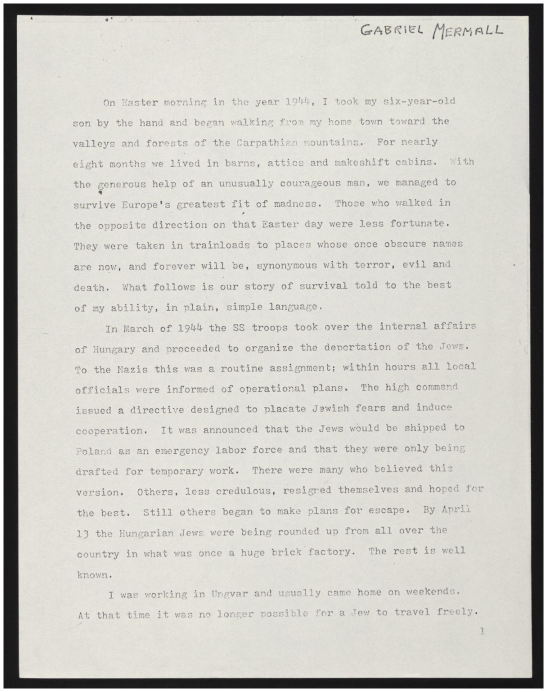
#> input picture OCR/descargar (1).jpg, 1094 x 1384 px, found by its file name (shown at 1/2 size)
$ jupyter execute OCR.ipynb
#> lines starting #> are read from the running program, lines starting #| are printed output that depends on the picture; after the words box and inside, x2 and y2 are one past the last pixel; in counts of white or black regions, pixels touching at a corner belong together
[cell 1]
from PIL import Image
im_file = "C:/Users/rdgzc/AppData/Local/Programs/Python/Python312/OCR/descargar (1).jpg"

im = Image.open(im_file)
#> im is the input picture: PIL image 1094x1384 RGB; mean R, G, B 205.9, 204.6, 198.5
im.show()

[cell 2]
import cv2
from matplotlib import pyplot as plt
image_file = "C:/Users/rdgzc/AppData/Local/Programs/Python/Python312/OCR/descargar (1).jpg"
img = cv2.imread(image_file)

[cell 3]
cv2.imshow('image', img)
cv2.waitKey(0)

[cell 4]
#https://stackoverflow.com/questions/28816046/
#displaying-different-images-with-actual-size-in-matplotlib-subplot
def display(image_file):
    dpi = 80
    im_data = plt.imread(image_file)

    height, width  = im_data.shape[:2]

    # What size does the figure need to be in inches to fit the image?
    figsize = width / float(dpi), height / float(dpi)

    # Create a figure of the right size with one axes that takes up the full figure
    fig = plt.figure(figsize=figsize)
    ax = fig.add_axes([0, 0, 1, 1])

    # Hide spines, ticks, etc.
    ax.axis('off')

    # Display the image.
    ax.imshow(im_data, cmap='gray')

    plt.show()

[cell 5]
inverted_image = cv2.bitwise_not(img)
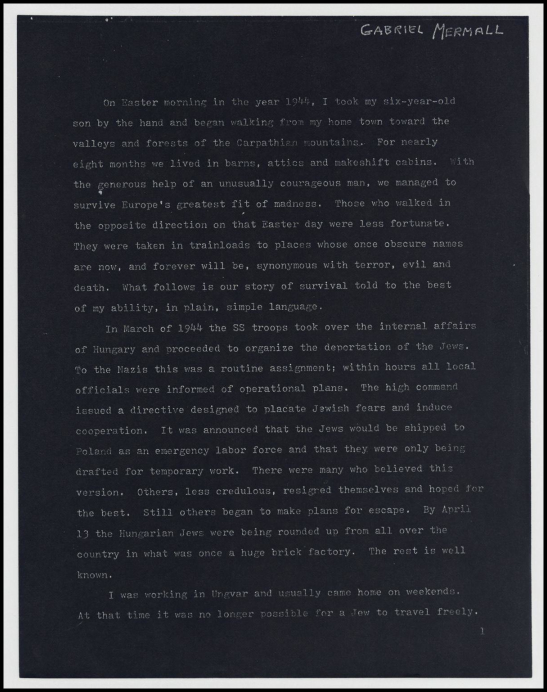
#> inverted_image: shape (1384, 1094, 3) (shown at 1/2 size); mean B, G, R 56.5, 50.4, 49.1
cv2.imwrite("C:/Users/rdgzc/AppData/Local/Programs/Python/Python312/OCR/temp/invertida.jpg", inverted_image)
#> Out = True

[cell 6]
def grayscale(image):
    return cv2.cvtColor(image, cv2.COLOR_BGR2GRAY)

[cell 7]
gray_image = grayscale(img)
cv2.imwrite("C:/Users/rdgzc/AppData/Local/Programs/Python/Python312/OCR/temp/gray.jpg", gray_image)
#> Out = True

[cell 8]
thresh, im_bw = cv2.threshold(gray_image, 210, 230, cv2.THRESH_BINARY)
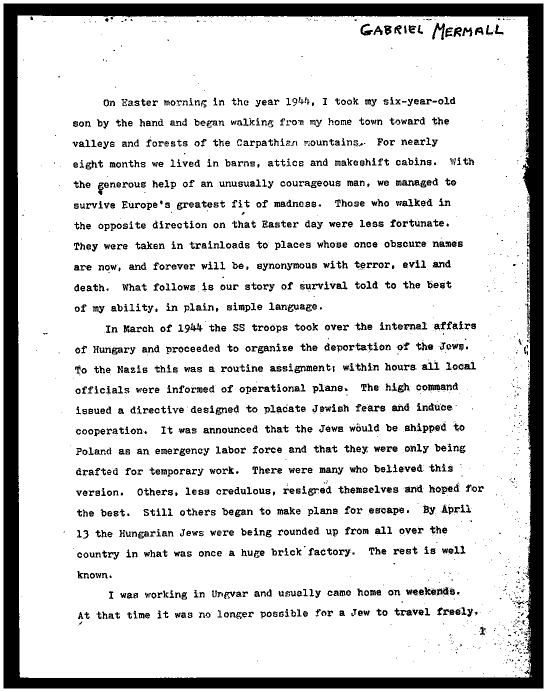
#> im_bw: shape (1384, 1094) (shown at 1/2 size); values 0 (black) and 230 (white), 84.9% white; 2395 black regions (1114 under 20 px), largest, box (x1, y1, x2, y2) and area: (7, 7, 1087, 1377) 129128, (864, 46, 890, 80) 335, (784, 807, 819, 824) 273
cv2.imwrite("C:/Users/rdgzc/AppData/Local/Programs/Python/Python312/OCR/temp/bw_im.jpg", im_bw)
#> Out = True

[cell 9]
def noise_removal(image):
    import numpy as np
    kernel = np.ones((1, 1), np.uint8)
    image = cv2.dilate(image, kernel, iterations=1)
    kernel = np.ones((1, 1), np.uint8)
    image = cv2.erode(image, kernel, iterations=1)
    image = cv2.morphologyEx(image, cv2.MORPH_CLOSE, kernel)
    image = cv2.medianBlur(image, 3)
    return (image)

[cell 10]
no_noise = noise_removal(im_bw)
#> in noise_removal, `image = cv2.medianBlur(image, 3)`: image: shape (1384, 1094); values 0 (black) and 230 (white), 85% white; 1394 black regions (180 under 20 px), largest, box (x1, y1, x2, y2) and area: (7, 7, 1087, 1377) 129279, (792, 360, 839, 372) 357, (639, 935, 687, 949) 356
cv2.imwrite("C:/Users/rdgzc/AppData/Local/Programs/Python/Python312/OCR/temp/no_noise.jpg", no_noise)
#> Out = True

[cell 11]
def thin_font(image):
    import numpy as np
    image = cv2.bitwise_not(image)
    kernel = np.ones((2,2),np.uint8)
    image = cv2.erode(image, kernel, iterations=1)
    image = cv2.bitwise_not(image)
    return (image)

[cell 12]
eroded_image = thin_font(no_noise)
#> in thin_font, `image = cv2.erode(image, kernel, iterations=1)`: image: shape (1384, 1094); values 25 (black) and 255 (white), 12% white; 1450 white regions (257 under 20 px), largest, box (x1, y1, x2, y2) and area: (8, 8, 1087, 1377) 123989, (857, 770, 892, 781) 266, (865, 47, 890, 80) 239
cv2.imwrite("C:/Users/rdgzc/AppData/Local/Programs/Python/Python312/OCR/temp/enroded.jpg", eroded_image)
#> Out = True

[cell 13]
def thick_font(image):
    import numpy as np
    image = cv2.bitwise_not(image)
    kernel = np.ones((2,2),np.uint8)
    image = cv2.dilate(image, kernel, iterations=1)
    image = cv2.bitwise_not(image)
    return (image)

[cell 14]
dilated_image = thick_font(no_noise)
#> in thick_font, `image = cv2.dilate(image, kernel, iterations=1)`:
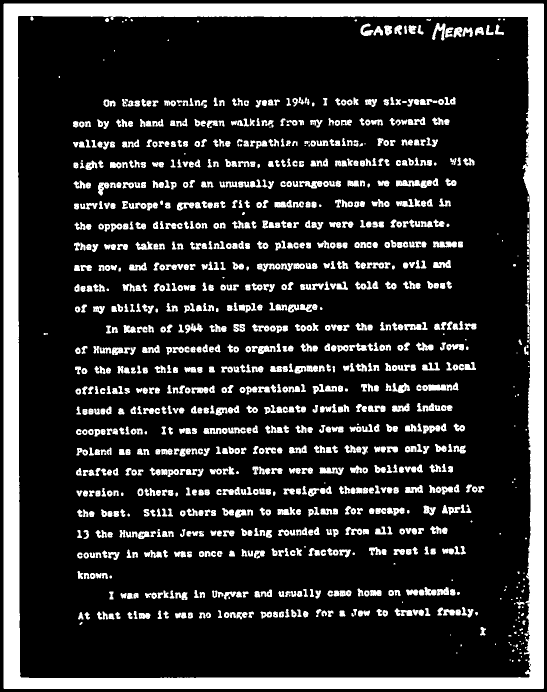
#> image: shape (1384, 1094) (shown at 1/2 size); values 25 (black) and 255 (white), 18% white; 1214 white regions (112 under 20 px), largest, box (x1, y1, x2, y2) and area: (7, 7, 1088, 1378) 134732, (844, 769, 893, 782) 506, (866, 483, 914, 495) 477
cv2.imwrite("C:/Users/rdgzc/AppData/Local/Programs/Python/Python312/OCR/temp/dilated.jpg", dilated_image)
#> Out = True

[cell 15]
new = cv2.imread("C:/Users/rdgzc/AppData/Local/Programs/Python/Python312/OCR/temp/rotated.jpg")
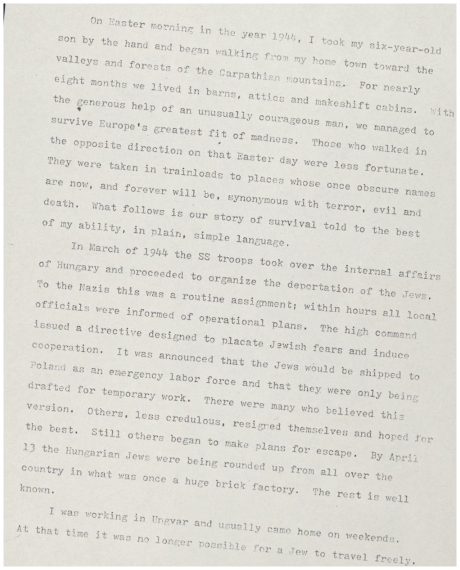
#> input picture OCR/temp/rotated.jpg, 919 x 1140 px, found by its file name (shown at 1/2 size)
#> new is the input picture: shape (1140, 919, 3); mean B, G, R 213.1, 219.8, 221
display("C:/Users/rdgzc/AppData/Local/Programs/Python/Python312/OCR/temp/rotated.jpg")

[cell 16]
#https://becominghuman.ai/how-to-automatically-deskew-straighten-a-text-image-using-opencv-a0c30aed83df
import numpy as np

def getSkewAngle(cvImage) -> float:
    # Prep image, copy, convert to gray scale, blur, and threshold
    newImage = cvImage.copy()
    gray = cv2.cvtColor(newImage, cv2.COLOR_BGR2GRAY)
    blur = cv2.GaussianBlur(gray, (9, 9), 0)
    thresh = cv2.threshold(blur, 0, 255, cv2.THRESH_BINARY_INV + cv2.THRESH_OTSU)[1]

    # Apply dilate to merge text into meaningful lines/paragraphs.
    # Use larger kernel on X axis to merge characters into single line, cancelling out any spaces.
    # But use smaller kernel on Y axis to separate between different blocks of text
    kernel = cv2.getStructuringElement(cv2.MORPH_RECT, (30, 5))
    dilate = cv2.dilate(thresh, kernel, iterations=2)

    # Find all contours
    contours, hierarchy = cv2.findContours(dilate, cv2.RETR_LIST, cv2.CHAIN_APPROX_SIMPLE)
    contours = sorted(contours, key = cv2.contourArea, reverse = True)
    for c in contours:
        rect = cv2.boundingRect(c)
        x,y,w,h = rect
        cv2.rectangle(newImage,(x,y),(x+w,y+h),(0,255,0),2)

    # Find largest contour and surround in min area box
    largestContour = contours[0]
    print (len(contours))
    minAreaRect = cv2.minAreaRect(largestContour)
    cv2.imwrite("temp/boxes.jpg", newImage)
    # Determine the angle. Convert it to the value that was originally used to obtain skewed image
    angle = minAreaRect[-1]
    if angle < -45:
        angle = 90 + angle
    return -1.0 * angle
# Rotate the image around its center
def rotateImage(cvImage, angle: float):
    newImage = cvImage.copy()
    (h, w) = newImage.shape[:2]
    center = (w // 2, h // 2)
    M = cv2.getRotationMatrix2D(center, angle, 1.0)
    newImage = cv2.warpAffine(newImage, M, (w, h), flags=cv2.INTER_CUBIC, borderMode=cv2.BORDER_REPLICATE)
    return newImage

[cell 17]
# Deskew image
def deskew(cvImage):
    angle = getSkewAngle(cvImage)
#> in getSkewAngle, `thresh = cv2.threshold(blur, 0, 255, cv2.THRESH_BINARY_INV + cv2.THRES..`:
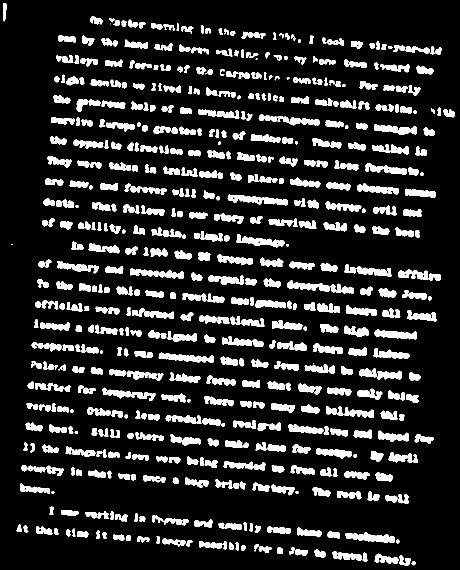
#> thresh: shape (1140, 919) (shown at 1/2 size); 14.9% white; 598 white regions (8 under 20 px), largest, box (x1, y1, x2, y2) and area: (455, 389, 576, 411) 1322, (691, 1064, 790, 1086) 1248, (317, 705, 427, 726) 1187
#> in getSkewAngle, `dilate = cv2.dilate(thresh, kernel, iterations=2)`:
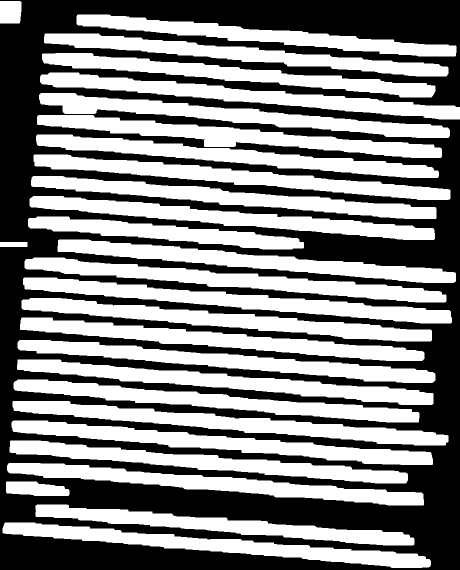
#> dilate: shape (1140, 919) (shown at 1/2 size); 51.7% white; 1 black region
#> in getSkewAngle, `contours, hierarchy = cv2.findContours(dilate, cv2.RETR_LIST, cv2.CHAI..`: contours = 28 contours; largest, box (x1, y1, x2, y2) and area: (46, 555, 904, 647) 22403, (25, 802, 897, 891) 22386, (23, 841, 866, 930) 21886, (49, 515, 893, 605) 21827, (34, 719, 867, 810) 21506
#> the loop in getSkewAngle, `for c in contours:` made 28 passes
#> (x, y, w, h) on passes 1 to 12: (46, 555, 858, 92), (25, 802, 872, 89), (23, 841, 843, 89), (49, 515, 844, 90), (34, 719, 833, 91), (5, 1045, 857, 91), (43, 596, 821, 87), (74, 230, 810, 86), (35, 680, 836, 86), (40, 635, 809, 87), (80, 145, 839, 94), (14, 926, 834, 85)
#> (c, x, y, w, h) on pass 28: ([[0, 484], [0, 493], [54, 493], [54, 484]], 0, 484, 55, 10)
#> after the loop in getSkewAngle, `for c in contours:`:
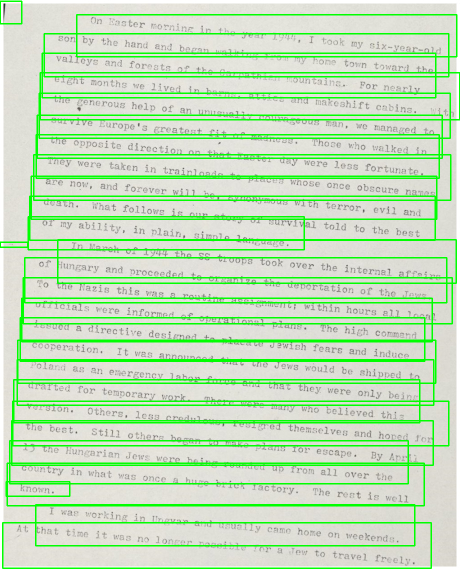
#> newImage: shape (1140, 919, 3) (shown at 1/2 size); 12.64% of pixels changed, all inside (x1, y1, x2, y2) = (0, 1, 919, 1138)
#> in getSkewAngle, `largestContour = contours[0]`: largestContour = contour of 208 points, box (x1, y1, x2, y2) (46, 555, 904, 647), area 22403
#| 28
#> in getSkewAngle, `minAreaRect = cv2.minAreaRect(largestContour)`: minAreaRect = ((474.5, 600.8), (32.73, 861.3), -85.19)
#> in getSkewAngle, `angle = minAreaRect[-1]`: angle = -85.19
#> in getSkewAngle, `angle = 90 + angle`: angle = 4.81
    return rotateImage(cvImage, -1.0 * angle)

[cell 18]
fixed = deskew(new)
#> in deskew, `angle = getSkewAngle(cvImage)`: angle = -4.81
#> in rotateImage, `M = cv2.getRotationMatrix2D(center, angle, 1.0)`: M = [[0.996, 0.0839, -46.18], [-0.0839, 0.996, 40.5]]
#> in rotateImage, `newImage = cv2.warpAffine(newImage, M, (w, h), flags=cv2.INTER_CUBIC, ..`:
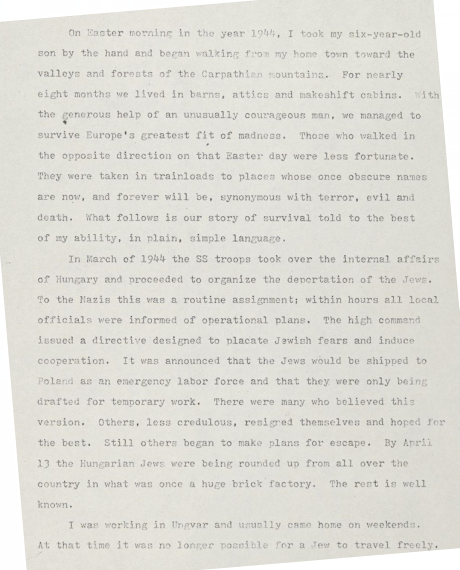
#> newImage: shape (1140, 919, 3) (shown at 1/2 size); mean B, G, R 214.2, 220.7, 221.9
cv2.imwrite("C:/Users/rdgzc/AppData/Local/Programs/Python/Python312/OCR/temp/rotated_fixed.jpg", fixed)
#> Out = True

[cell 19]
display("C:/Users/rdgzc/AppData/Local/Programs/Python/Python312/OCR/temp/rotated_fixed.jpg")

[cell 20]
display("C:/Users/rdgzc/AppData/Local/Programs/Python/Python312/OCR/temp/no_noise.jpg")
#> in display (call 3), `im_data = plt.imread(image_file)`:
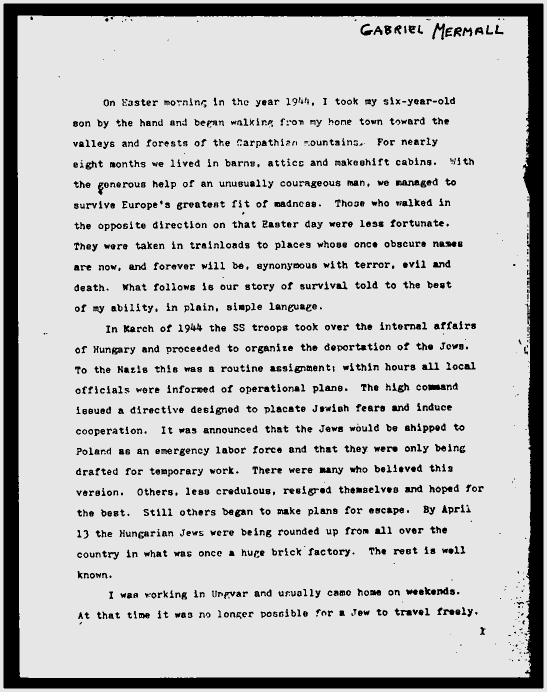
#> im_data: shape (1384, 1094) (shown at 1/2 size); min 0, max 240, mean 195.7

[cell 21]
def remove_borders(image):
    contours, heiarchy = cv2.findContours(image, cv2.RETR_EXTERNAL, cv2.CHAIN_APPROX_SIMPLE)
    cntsSorted = sorted(contours, key=lambda x:cv2.contourArea(x))
    cnt = cntsSorted[-1]
    x, y, w, h = cv2.boundingRect(cnt)
    crop = image[y:y+h, x:x+w]
    return (crop)

[cell 22]
no_borders = remove_borders(no_noise)
#> in remove_borders, `contours, heiarchy = cv2.findContours(image, cv2.RETR_EXTERNAL, cv2.CH..`: contours = [[[0, 0], [0, 1383], [1093, 1383], [1093, 0]]]; heiarchy = [[-1, -1, -1, -1]]
#> in remove_borders, `cntsSorted = sorted(contours, key=lambda x:cv2.contourArea(x))`: cntsSorted = [[[0, 0], [0, 1383], [1093, 1383], [1093, 0]]]
#> in remove_borders, `cnt = cntsSorted[-1]`: cnt = [[0, 0], [0, 1383], [1093, 1383], [1093, 0]]
#> in remove_borders, `x, y, w, h = cv2.boundingRect(cnt)`: x = 0; w = 1094; h = 1384
cv2.imwrite("C:/Users/rdgzc/AppData/Local/Programs/Python/Python312/OCR/temp/no_borders.jpg", no_borders)
display('C:/Users/rdgzc/AppData/Local/Programs/Python/Python312/OCR/temp/no_borders.jpg')

[cell 23]
color = [255, 255, 255]
top, bottom, left, right = [150]*4

[cell 24]
image_with_border = cv2.copyMakeBorder(no_borders, top, bottom, left, right, cv2.BORDER_CONSTANT, value=color)
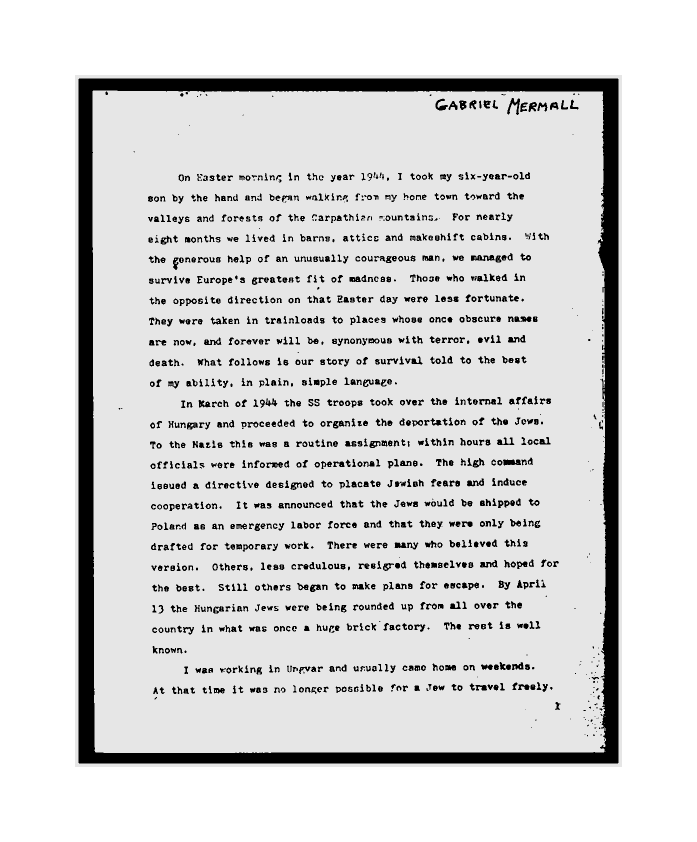
#> image_with_border: shape (1684, 1394) (shown at 1/2 size); min 0, max 255, mean 216.7
cv2.imwrite("C:/Users/rdgzc/AppData/Local/Programs/Python/Python312/OCR/temp/image_with_border.jpg", image_with_border)
display("C:/Users/rdgzc/AppData/Local/Programs/Python/Python312/OCR/temp/image_with_border.jpg")
